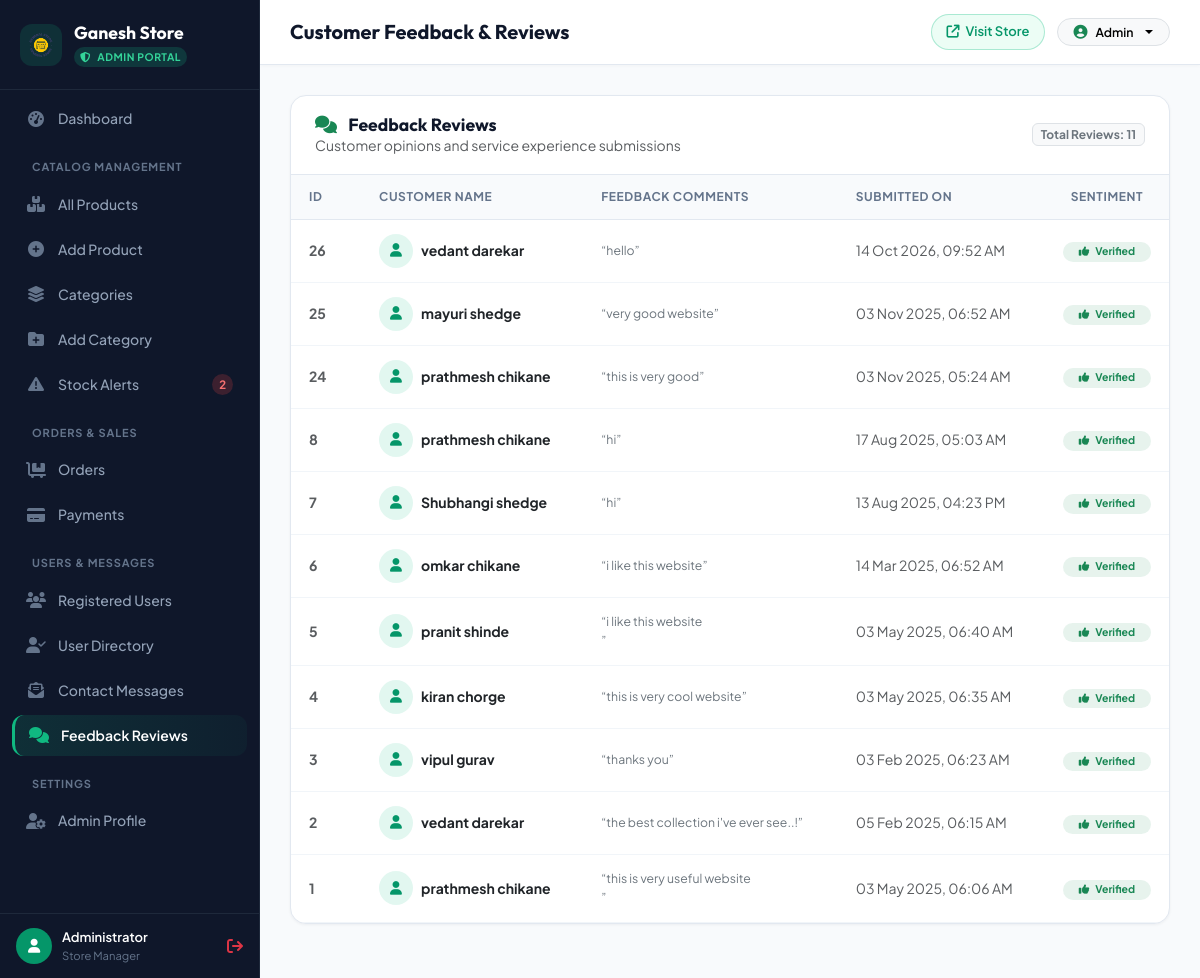
/Admin/view_feedback.php, run on the app's committed database.
### tables this page shows
CREATE TABLE `feedback` (
  `feedback_id` int(11) NOT NULL,
  `user_id` int(11) NOT NULL,
  `username` varchar(255) NOT NULL,
  `message` text NOT NULL,
  `created_at` timestamp NOT NULL DEFAULT current_timestamp()
);

### Admin/view_feedback.php (the view, shortened to what this page needs)
<?php
require_once __DIR__ . '/includes/connection.php';
$sql = "SELECT * FROM feedback ORDER BY feedback_id DESC";
$result = mysqli_query($con, $sql);
include('includes/admin_header.php');
include('includes/admin_sidebar.php');
?>
<div class="admin-main">
    <?php include('includes/admin_topbar.php'); ?>
    <div class="admin-content-body">
        <div class="admin-card-table">
            <div class="admin-card-header">
                <div>
                    <h3><i class="fa-solid fa-comments text-success me-2"></i> Feedback Reviews</h3>
                    <p class="text-muted small m-0">Customer opinions and service experience submissions</p>
                </div>
                <span class="badge bg-light text-secondary border">Total Reviews: <?php echo mysqli_num_rows($result); ?></span>
            </div>
            <div class="table-responsive">
                <table class="admin-table">
                    <thead>
                        <tr>
                            <th style="width: 70px;">ID</th>
                            <th>Customer Name</th>
                            <th>Feedback Comments</th>
                            <th>Submitted On</th>
                            <th style="width: 120px;" class="text-center">Sentiment</th>
                        </tr>
                    </thead>
                    <tbody>
                        <?php
                        if ($result && mysqli_num_rows($result) > 0) {
                            while ($fb = mysqli_fetch_assoc($result)) {
                                $fb_id = $fb['feedback_id'];
                                $fb_user = htmlspecialchars($fb['username']);
                                $fb_msg = htmlspecialchars($fb['message']);
                                $fb_date = !empty($fb['created_at']) ? date("d M Y, h:i A", strtotime($fb['created_at'])) : 'Recent';
                        ?>
                            <tr>
                                <td class="fw-bold text-muted"><?php echo $fb_id; ?></td>
                                <td>
                                    <div class="d-flex align-items-center gap-2">
                                        <div class="stat-icon-wrapper icon-green rounded-circle" style="width:34px; height:34px; font-size:0.85rem;">
                                            <i class="fa-solid fa-user"></i>
                                        </div>
                                        <strong class="text-dark"><?php echo $fb_user; ?></strong>
                                    </div>
                                </td>
                                <td>
                                    <div class="small text-secondary" style="max-width: 450px; line-height: 1.6;">
                                        “<?php echo nl2br($fb_msg); ?>”
                                    </div>
                                </td>
                                <td class="small text-muted"><?php echo $fb_date; ?></td>
                                <td class="text-center">
                                    <span class="badge bg-success bg-opacity-10 text-success fw-bold px-3 py-1 rounded-pill">
                                        <i class="fa-solid fa-thumbs-up me-1"></i> Verified
                                    </span>
                                </td>
                            </tr>
                        <?php
                            }
                        } else {
                            echo "<tr><td colspan='5' class='text-center py-5 text-muted'>No feedback reviews received yet.</td></tr>";
                        }
                        ?>
                    </tbody>
                </table>
            </div>
        </div>
    </div>
<?php include('includes/admin_footer.php'); ?>

### Admin/admin_style.css (style rules this page uses)
:root { --admin-sidebar-bg: #0f172a; --admin-sidebar-text: #94a3b8; --admin-sidebar-active: #10b981; --admin-sidebar-hover: #1e293b; --admin-primary: #059669; --admin-primary-hover: #047857; --admin-primary-light: #10b981; --admin-primary-subtle: #ecfdf5; --admin-bg: #f8fafc; --admin-surface: #ffffff; --admin-border: #e2e8f0; --admin-border-subtle: #f1f5f9; --admin-text-main: #0f172a; --admin-text-muted: #64748b; --admin-text-light: #94a3b8; --admin-danger: #ef4444; --admin-warning: #f59e0b; --admin-info: #0284c7; --admin-success: #10b981; --admin-radius-sm: 8px; --admin-radius-md: 12px; --admin-radius-lg: 16px; --admin-radius-xl: 20px; --admin-radius-full: 9999px; --admin-shadow-sm: 0 1px 3px 0 rgba(15, 23, 42, 0.05); --admin-shadow-md: 0 4px 14px -2px rgba(15, 23, 42, 0.06), 0 2px 6px -1px rgba(15, 23, 42, 0.04); --admin-shadow-lg: 0 10px 25px -4px rgba(15, 23, 42, 0.08), 0 4px 10px -2px rgba(15, 23, 42, 0.03); --font-heading: 'Outfit', sans-serif; --font-sans: 'Plus Jakarta Sans', sans-serif; }
*, *::before, *::after { box-sizing: border-box; margin: 0; padding: 0; }
body { font-family: var(--font-sans); background-color: var(--admin-bg); color: #334155; min-height: 100vh; -webkit-font-smoothing: antialiased; }
.admin-main { margin-left: 260px; flex: 1; display: flex; flex-direction: column; min-width: 0; }
.admin-content-body { padding: 30px; flex: 1; }
.stat-icon-wrapper { width: 52px; height: 52px; border-radius: var(--admin-radius-md); display: flex; align-items: center; justify-content: center; font-size: 1.4rem; flex-shrink: 0; }
.icon-green { background: rgba(16, 185, 129, 0.12); color: var(--admin-primary); }
.admin-card-table { background: var(--admin-surface); border: 1px solid var(--admin-border); border-radius: var(--admin-radius-lg); box-shadow: var(--admin-shadow-sm); overflow: hidden; margin-bottom: 24px; }
.admin-card-header { padding: 18px 24px; border-bottom: 1px solid var(--admin-border); display: flex; align-items: center; justify-content: space-between; flex-wrap: wrap; gap: 14px; }
.admin-card-header h3, .admin-card-header h4 { font-family: var(--font-heading); font-size: 1.1rem; font-weight: 700; color: var(--admin-text-main); margin: 0; }
.admin-table { width: 100%; border-collapse: collapse; margin: 0; }
.admin-table thead { background: #f8fafc; }
.admin-table th { padding: 13px 18px; font-size: 0.75rem; font-weight: 700; text-transform: uppercase; letter-spacing: 0.05em; color: #64748b; border-bottom: 1px solid var(--admin-border); white-space: nowrap; }
.admin-table td { padding: 14px 18px; font-size: 0.875rem; color: #334155; border-bottom: 1px solid var(--admin-border-subtle); vertical-align: middle; }

### data on the page
feedback: feedback_id "26", username "vedant darekar", message "hello", created_at "14 Oct 2026, 09:52 AM"
feedback: feedback_id "25", username "mayuri shedge", message "very good website", created_at "03 Nov 2025, 06:52 AM"
feedback: feedback_id "24", username "prathmesh chikane", message "this is very good", created_at "03 Nov 2025, 05:24 AM"
feedback: feedback_id "8", username "prathmesh chikane", message "hi", created_at "17 Aug 2025, 05:03 AM"
feedback: feedback_id "7", username "Shubhangi shedge", message "hi", created_at "13 Aug 2025, 04:23 PM"
feedback: feedback_id "6", username "omkar chikane", message "i like this website", created_at "14 Mar 2025, 06:52 AM"
feedback: feedback_id "5", username "pranit shinde", message "i like this website", created_at "03 May 2025, 06:40 AM"
feedback: feedback_id "4", username "kiran chorge", message "this is very cool website", created_at "03 May 2025, 06:35 AM"
feedback: feedback_id "3", username "vipul gurav", message "thanks you", created_at "03 Feb 2025, 06:23 AM"
feedback: feedback_id "2", username "vedant darekar", message "the best collection i've ever see..!", created_at "05 Feb 2025, 06:15 AM"
feedback: feedback_id "1", username "prathmesh chikane", message "this is very useful website", created_at "03 May 2025, 06:06 AM"

### other printed values
$low_stock_badge "2"
$_SESSION['admin_username'] "Administrator"
$page_heading "Customer Feedback & Reviews"
$_SESSION['admin_username'] "Admin"
mysqli_num_rows($result) "11"
